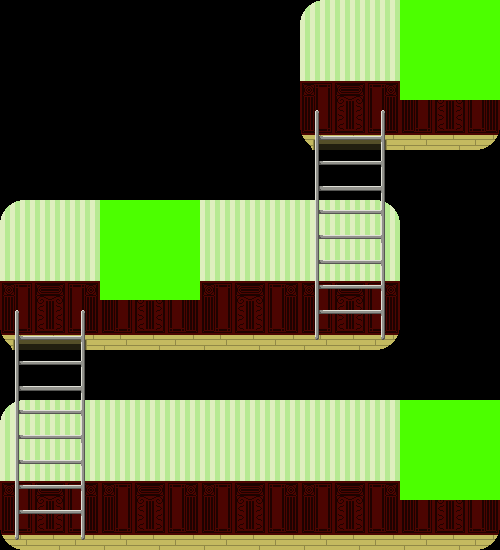

Rendered tile map (Tiled .tmx) drawn with the repository's tilesets; below, a short description and the full map source, tile grids included:
An orthogonal 10x11 tile map with 50x50 px tiles, 3 tile layers (Tile Layer 1, Tile Layer 2, Tile Layer 3), 3 tilesets and 5 objects.

<map version="1.0" orientation="orthogonal" renderorder="right-down" width="10" height="11" tilewidth="50" tileheight="50" nextobjectid="6">
 <tileset firstgid="1" name="BackGround" tilewidth="50" tileheight="50" tilecount="18" columns="6">
  <image source="BackGround.png" width="300" height="150" />
 </tileset>
 <tileset firstgid="19" name="ladder" tilewidth="50" tileheight="50" tilecount="10" columns="2">
  <image source="ladder.png" width="100" height="250" />
 </tileset>
 <tileset firstgid="29" name="Interactable" tilewidth="50" tileheight="50" tilecount="4" columns="2">
  <image source="Interactable.png" width="100" height="100" />
 </tileset>
 <layer name="Tile Layer 1" width="10" height="11">
  <data encoding="csv">
0,0,0,0,0,0,1,2,5,6,
0,0,0,0,0,0,7,8,11,12,
0,0,0,0,0,0,13,14,17,18,
0,0,0,0,0,0,0,0,0,0,
1,2,3,4,3,4,5,6,0,0,
7,8,9,10,9,10,11,12,0,0,
13,14,15,16,15,16,17,18,0,0,
0,0,0,0,0,0,0,0,0,0,
1,2,3,4,3,4,3,4,5,6,
7,8,9,10,9,10,9,10,11,12,
13,14,15,16,15,16,15,16,17,18
</data>
 </layer>
 <layer name="Tile Layer 2" width="10" height="11">
  <data encoding="csv">
0,0,0,0,0,0,0,0,0,0,
0,0,0,0,0,0,0,0,0,0,
0,0,0,0,0,0,19,20,0,0,
0,0,0,0,0,0,21,22,0,0,
0,0,0,0,0,0,23,24,0,0,
0,0,0,0,0,0,25,26,0,0,
19,20,0,0,0,0,27,28,0,0,
21,22,0,0,0,0,0,0,0,0,
23,24,0,0,0,0,0,0,0,0,
25,26,0,0,0,0,0,0,0,0,
27,28,0,0,0,0,0,0,0,0
</data>
 </layer>
 <objectgroup name="Object Layer 1">
  <object id="1" x="300" y="135" width="200" height="15" />
  <object id="2" x="0" y="335" width="400" height="18" />
  <object id="3" x="0" y="535" width="500" height="15" />
 </objectgroup>
 <objectgroup name="Object Layer 2">
  <object id="4" x="325" y="110" width="50" height="225" />
  <object id="5" x="25" y="310" width="50" height="225" />
 </objectgroup>
 <layer name="Tile Layer 3" width="10" height="11">
  <data encoding="csv">
0,0,0,0,0,0,0,0,29,30,
0,0,0,0,0,0,0,0,31,32,
0,0,0,0,0,0,0,0,0,0,
0,0,0,0,0,0,0,0,0,0,
0,0,29,30,0,0,0,0,0,0,
0,0,31,32,0,0,0,0,0,0,
0,0,0,0,0,0,0,0,0,0,
0,0,0,0,0,0,0,0,0,0,
0,0,0,0,0,0,0,0,29,30,
0,0,0,0,0,0,0,0,31,32,
0,0,0,0,0,0,0,0,0,0
</data>
 </layer>
</map>